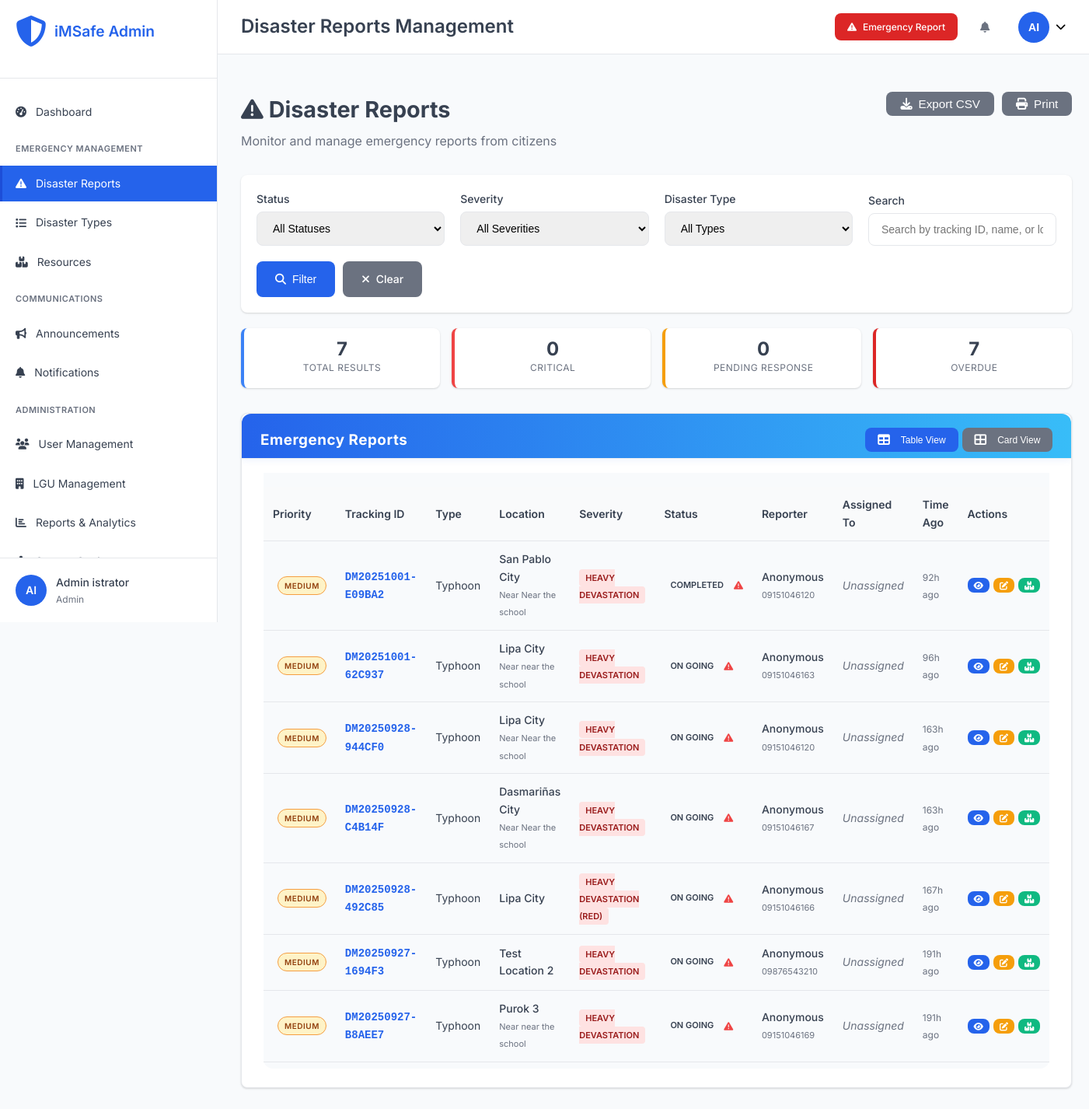
Before: /admin/disasters.php?severity=red-2 (signed in) with the older database file.
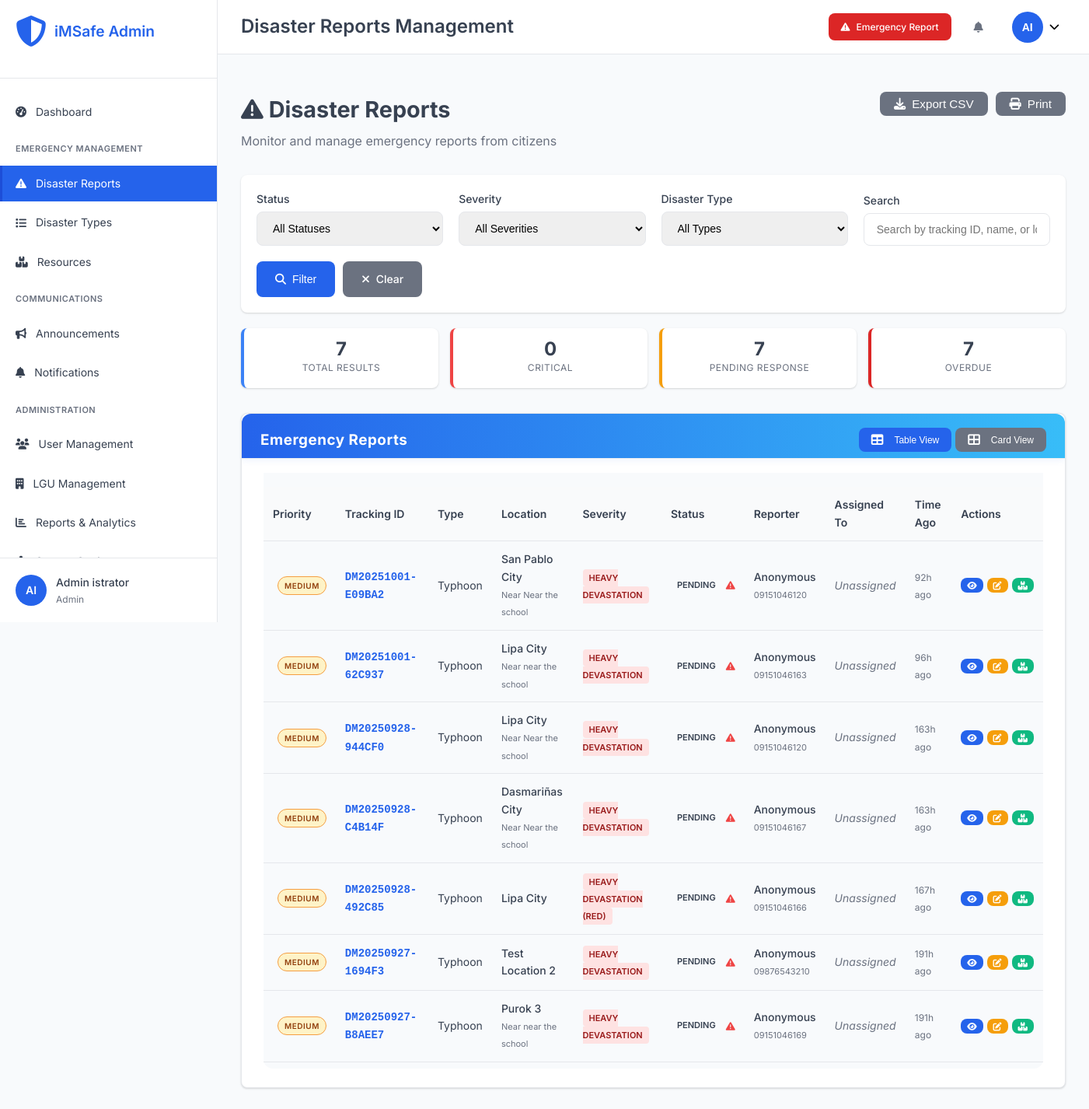
After: the same page with the newer database file.
### tables this page shows
CREATE TABLE `disasters` (
  `disaster_id` int(11) NOT NULL,
  `tracking_id` varchar(20) NOT NULL,
  `disaster_name` varchar(200) NOT NULL,
  `type_id` int(11) NOT NULL,
  `severity_level` varchar(20) NOT NULL,
  `severity_display` varchar(100) DEFAULT NULL,
  `severity_score` decimal(3,2) DEFAULT 1.00,
  `address` text NOT NULL,
  `purok` varchar(100) DEFAULT NULL,
  `house_no` varchar(50) DEFAULT NULL,
  `city` varchar(100) DEFAULT NULL,
  `province` varchar(100) DEFAULT 'Philippines',
  `state` varchar(100) DEFAULT 'Philippines',
  `latitude` decimal(10,8) DEFAULT NULL,
  `longitude` decimal(11,8) DEFAULT NULL,
  `landmark` varchar(200) DEFAULT NULL,
  `reporter_name` varchar(100) DEFAULT NULL,
  `reporter_phone` varchar(20) NOT NULL,
  `alternate_contact` varchar(20) DEFAULT NULL,
  `description` text NOT NULL,
  `immediate_needs` longtext DEFAULT NULL CHECK (json_valid(`immediate_needs`)),
  `current_situation` text DEFAULT NULL,
  `image_path` varchar(255) DEFAULT NULL,
  `status` enum('pending','assigned','acknowledged','in_progress','resolved','closed','escalated') DEFAULT 'pending',
  `assigned_lgu_id` int(11) DEFAULT NULL,
  `assigned_user_id` int(11) DEFAULT NULL,
  `priority` enum('low','medium','high','critical') DEFAULT 'medium',
  `reported_at` timestamp NOT NULL DEFAULT current_timestamp(),
  `acknowledged_at` timestamp NULL DEFAULT NULL,
  `resolved_at` timestamp NULL DEFAULT NULL,
  `escalation_deadline` timestamp NULL DEFAULT NULL,
  `is_anonymous` tinyint(1) DEFAULT 0,
  `is_verified` tinyint(1) DEFAULT 0,
  `source` enum('web_form','mobile_app','hotline','social_media','official') DEFAULT 'web_form',
  `created_at` timestamp NOT NULL DEFAULT current_timestamp(),
  `updated_at` timestamp NOT NULL DEFAULT current_timestamp() ON UPDATE current_timestamp()
);

CREATE TABLE `disaster_types` (
  `type_id` int(11) NOT NULL,
  `type_name` varchar(100) NOT NULL,
  `description` text DEFAULT NULL,
  `category` enum('natural','man-made','technological','biological') DEFAULT 'natural',
  `severity_weight` decimal(3,2) DEFAULT 1.00,
  `is_active` tinyint(1) DEFAULT 1,
  `created_at` timestamp NOT NULL DEFAULT current_timestamp(),
  `updated_at` timestamp NOT NULL DEFAULT current_timestamp() ON UPDATE current_timestamp()
);

### admin/includes/auth.php (called while the page is built, shortened)
<?php
function hasRole($required_roles) {
    return in_array($_SESSION['role'] ?? '', $required_roles);
}
?>

### admin/disasters.php (the view, shortened to what the rows shown need)
<?php
require_once '../config/database.php';
require_once 'includes/auth.php';
$severity_filter = sanitizeInput($_GET['severity'] ?? '');
$where_conditions = [];
$params = [];
if (!empty($severity_filter)) {
    $where_conditions[] = "d.severity_level LIKE ?";
    $params[] = $severity_filter . '%';
}
$where_clause = !empty($where_conditions) ? 'WHERE ' . implode(' AND ', $where_conditions) : '';
try {
    $sql = "
        SELECT d.*, dt.type_name, lgu.lgu_name,
               CONCAT(u.first_name, ' ', u.last_name) as assigned_user_name,
               TIMESTAMPDIFF(HOUR, d.reported_at, NOW()) as hours_since_report
        FROM disasters d
        JOIN disaster_types dt ON d.type_id = dt.type_id
        LEFT JOIN lgus lgu ON d.assigned_lgu_id = lgu.lgu_id
        LEFT JOIN users u ON d.assigned_user_id = u.user_id
        {$where_clause}
        ORDER BY d.priority DESC, d.reported_at DESC
    ";
    $stmt = $pdo->prepare($sql);
    $stmt->execute($params);
    $disasters = $stmt->fetchAll();
} catch (Exception $e) {
    error_log("Disasters fetch error: " . $e->getMessage());
    $disasters = [];
    $disaster_types = [];
}
include 'includes/header.php';
?>
<div class="page-header">
    <div class="page-title">
        <h2><i class="fas fa-exclamation-triangle"></i> Disaster Reports</h2>
    </div>
</div>
<div class="dashboard-card">
    <div class="card-content">
        <?php if (empty($disasters)): ?>
            <div class="empty-state">
                <i class="fas fa-inbox"></i>
                <h3>No disasters found</h3>
                <p>No emergency reports match your current filters.</p>
            </div>
        <?php else: ?>
            <div class="table-responsive">
                <table id="disasters-table" class="table disasters-data-table">
                    <thead>
                        <tr>
                            <th>Priority</th>
                            <th>Tracking ID</th>
                            <th>Type</th>
                            <th>Location</th>
                            <th>Severity</th>
                            <th>Status</th>
                            <th>Reporter</th>
                            <th>Assigned To</th>
                            <th>Time Ago</th>
                            <th>Actions</th>
                        </tr>
                    </thead>
                    <tbody>
                        <?php foreach ($disasters as $disaster): ?>
                            <tr class="<?php echo $disaster['priority'] === 'critical' ? 'priority-critical' : ''; ?>">
                                <td>
                                    <span class="priority-badge priority-<?php echo $disaster['priority']; ?>">
                                        <?php echo ucfirst($disaster['priority']); ?>
                                    </span>
                                </td>
                                <td>
                                    <span class="tracking-id"><?php echo htmlspecialchars($disaster['tracking_id']); ?></span>
                                </td>
                                <td><?php echo htmlspecialchars($disaster['type_name']); ?></td>
                                <td>
                                    <div class="location-info">
                                        <div class="city"><?php echo htmlspecialchars($disaster['city'] ?? 'N/A'); ?></div>
                                        <?php if ($disaster['landmark']): ?>
                                            <small class="landmark">Near <?php echo htmlspecialchars($disaster['landmark']); ?></small>
                                        <?php endif; ?>
                                    </div>
                                </td>
                                <td>
                                    <span class="severity-badge severity-<?php echo substr($disaster['severity_level'], 0, strpos($disaster['severity_level'], '-')); ?>">
                                        <?php echo htmlspecialchars($disaster['severity_display']); ?>
                                    </span>
                                </td>
                                <td>
                                    <div class="status-container">
                                        <span class="status-badge status-<?php echo $disaster['status']; ?>">
                                            <?php echo ucfirst(str_replace('_', ' ', $disaster['status'])); ?>
                                        </span>
                                        <?php if (strtotime($disaster['escalation_deadline']) < time() && !in_array($disaster['status'], ['resolved', 'closed'])): ?>
                                            <span class="overdue-indicator" title="Past deadline">
                                                <i class="fas fa-exclamation-triangle"></i>
                                            </span>
                                        <?php endif; ?>
                                    </div>
                                </td>
                                <td>
                                    <div class="reporter-info">
                                        <?php if ($disaster['reporter_name']): ?>
                                            <div class="name"><?php echo htmlspecialchars($disaster['reporter_name']); ?></div>
                                        <?php else: ?>
                                            <div class="name">Anonymous</div>
                                        <?php endif; ?>
                                        <small class="phone"><?php echo htmlspecialchars($disaster['reporter_phone']); ?></small>
                                    </div>
                                </td>
                                <td>
                                    <?php if ($disaster['lgu_name']): ?>
                                        <div class="assignment-info">
                                            <div class="lgu"><?php echo htmlspecialchars($disaster['lgu_name']); ?></div>
                                            <?php if ($disaster['assigned_user_name']): ?>
                                                <small class="user"><?php echo htmlspecialchars($disaster['assigned_user_name']); ?></small>
                                            <?php endif; ?>
                                        </div>
                                    <?php else: ?>
                                        <span class="unassigned">Unassigned</span>
                                    <?php endif; ?>
                                </td>
                                <td>
                                    <span class="time-ago" title="<?php echo $disaster['reported_at']; ?>">
                                        <?php echo $disaster['hours_since_report']; ?>h ago
                                    </span>
                                </td>
                                <td>
                                    <div class="action-buttons">
                                        <a href="view-disaster.php?id=<?php echo urlencode($disaster['disaster_id']); ?>"
                                           class="btn btn-xs btn-primary" title="View Details">
                                            <i class="fas fa-eye"></i>
                                        </a>
                                        <?php if (hasRole(['admin'])): ?>
                                            <button onclick="showStatusModal(<?php echo $disaster['disaster_id']; ?>, '<?php echo $disaster['status']; ?>')"
                                                    class="btn btn-xs btn-warning" title="Update Status">
                                                <i class="fas fa-edit"></i>
                                            </button>
                                        <?php endif; ?>
                                        <?php if ($disaster['status'] !== 'resolved' && $disaster['status'] !== 'closed'): ?>
                                            <a href="disaster-resources.php?id=<?php echo $disaster['disaster_id']; ?>"
                                               class="btn btn-xs btn-success" title="Manage Resources">
                                                <i class="fas fa-boxes"></i>
                                            </a>
                                        <?php endif; ?>
                                    </div>
                                </td>
                            </tr>
                        <?php endforeach; ?>
                    </tbody>
                </table>
            </div>
        <?php endif; ?>
    </div>
</div>
<?php include 'includes/footer.php'; ?>

Changed rows visible on the page:
changed disasters "DM20251001-E09BA2": status "COMPLETED" → "PENDING"
changed disasters "DM20251001-62C937": status "ON GOING" → "PENDING"
changed disasters "DM20250928-944CF0": status "ON GOING" → "PENDING"
changed disasters "DM20250928-C4B14F": status "ON GOING" → "PENDING"
changed disasters "DM20250928-492C85": status "ON GOING" → "PENDING"
changed disasters "DM20250927-1694F3": status "ON GOING" → "PENDING"
changed disasters "DM20250927-B8AEE7": status "ON GOING" → "PENDING"
Other visible differences:
text no longer shown: "0"
text now shown: "7"
